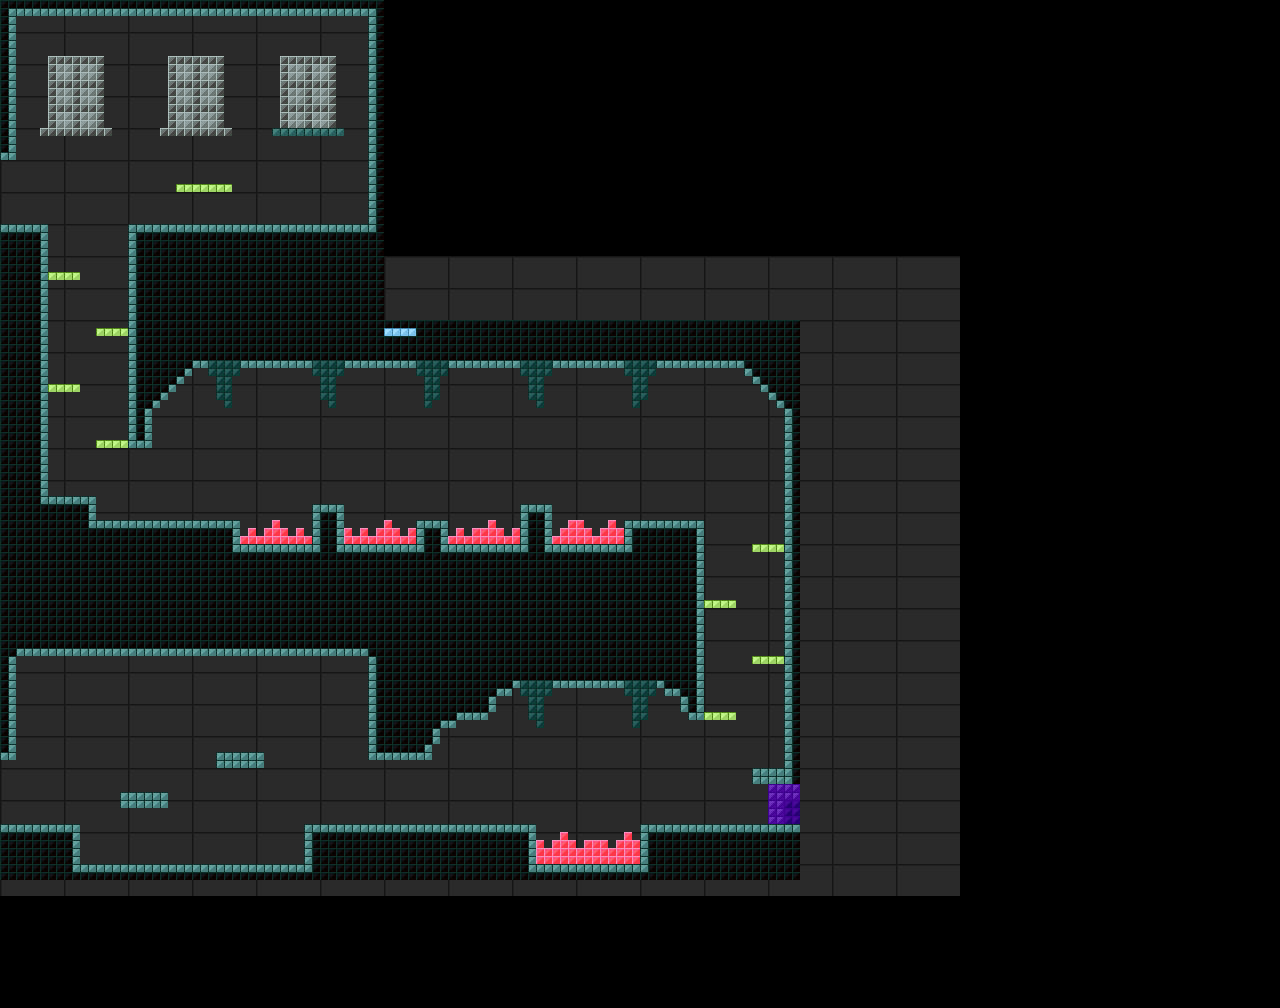

A level layout from a 2D game, rendered from its tile map. Below: a short description, then the map file with tile-grid data replaced by summaries:
An orthogonal 160x126 tile map with 8x8 px tiles, 4 tile layers (Real Background, Real Background Decor, Real Platforms, Real One Way Platforms), 2 tilesets and 27 objects (8x Cockroach, 6x Camera Trigger, 4x Camera Bounds, 2x Scene Door Portal, Pantry Window, ...).

<map version="1.0" orientation="orthogonal" renderorder="right-down" width="160" height="126" tilewidth="8" tileheight="8" nextobjectid="36">
 <tileset firstgid="1" name="blocks_192x128" tilewidth="192" tileheight="128" tilecount="2" columns="2">
  <image source="blocks_192x128.png" width="384" height="128" />
 </tileset>
 <tileset firstgid="3" name="Blocks_8x8" tilewidth="8" tileheight="8" tilecount="144" columns="12">
  <image source="Blocks_8x8.png" width="96" height="96" />
 </tileset>
 <layer name="Real Background" width="160" height="126">
  <properties>
   <property name="Type" value="Background" />
   <property name="Universe" value="RealWorld" />
  </properties>
  <data>[20160 cells, 29 non-empty, 1 distinct tile ids]</data>
 </layer>
 <layer name="Real Background Decor" width="160" height="126">
  <properties>
   <property name="Type" value="Background" />
   <property name="Universe" value="RealWorld" />
  </properties>
  <data>[20160 cells, 322 non-empty, 3 distinct tile ids]</data>
 </layer>
 <objectgroup name="Front Portals">
  <properties>
   <property name="Commands" value="DestroyPrefab" />
   <property name="Type" value="PrefabGroup" />
   <property name="Universe" value="RealWorld" />
  </properties>
  <object id="1" name="Pantry Window" x="288" y="80" width="40" height="40">
   <properties>
    <property name="Prefab" value="Elevator Shaft" />
    <property name="Transition To Portal" value="Pantry Window" />
    <property name="Transition To Scene" value="house_outside" />
   </properties>
  </object>
 </objectgroup>
 <objectgroup name="Camera Modifier Pantry">
  <properties>
   <property name="Commands" value="DestroyPrefab" />
   <property name="Type" value="CameraModifier" />
   <property name="Universe" value="RealWorld" />
  </properties>
  <object id="2" type="Camera Bounds" x="0" y="0" width="384" height="560" />
  <object id="3" type="Camera Trigger" x="8" y="8" width="368" height="224" />
  <object id="12" type="Camera Trigger" x="40" y="224" width="104" height="328" />
 </objectgroup>
 <objectgroup name="Camera Modifier Cockroach Room">
  <properties>
   <property name="Commands" value="DestroyPrefab" />
   <property name="Type" value="CameraModifier" />
   <property name="Universe" value="RealWorld" />
  </properties>
  <object id="19" type="Camera Bounds" x="0" y="640" width="384" height="240" />
  <object id="20" type="Camera Trigger" x="8" y="648" width="368" height="224" />
 </objectgroup>
 <objectgroup name="Camera Modifier Pantry Basement">
  <properties>
   <property name="Commands" value="DestroyPrefab" />
   <property name="Type" value="CameraModifier" />
   <property name="Universe" value="RealWorld" />
  </properties>
  <object id="5" type="Camera Bounds" x="0" y="320" width="800" height="240" />
  <object id="8" type="Camera Trigger" x="136" y="328" width="552" height="224" />
 </objectgroup>
 <objectgroup name="Camera Modifier Pantry Basement Right">
  <properties>
   <property name="Commands" value="DestroyPrefab" />
   <property name="Type" value="CameraModifier" />
   <property name="Universe" value="RealWorld" />
  </properties>
  <object id="16" type="Camera Bounds" x="416" y="320" width="384" height="560" />
  <object id="17" type="Camera Trigger" x="424" y="648" width="264" height="224" />
  <object id="18" type="Camera Trigger" x="680" y="328" width="120" height="520" />
 </objectgroup>
 <objectgroup name="Scene Transition Doors">
  <properties>
   <property name="Commands" value="DestroyPrefab" />
   <property name="Type" value="PrefabGroup" />
   <property name="Universe" value="RealWorld" />
  </properties>
  <object id="4" name="Pantry Left Door" type="Scene Door Portal" x="0" y="160" width="16" height="64">
   <properties>
    <property name="Door Key" value="PurpleHouseDoorKey" />
    <property name="Prefab" value="Scene Transition Door" />
    <property name="Transition Direction" value="Left" />
    <property name="Transition To Portal" value="Kitchen Right Door" />
    <property name="Transition To Scene" value="kitchen" />
   </properties>
  </object>
  <object id="15" name="Pantry Basement Left Door" type="Scene Door Portal" x="0" y="760" width="16" height="64">
   <properties>
    <property name="Door Key" value="GreenHouseDoorKey" />
    <property name="Prefab" value="Scene Transition Door" />
    <property name="Transition Direction" value="Left" />
    <property name="Transition To Portal" value="Upper Basement Right Door" />
    <property name="Transition To Scene" value="upper_basement" />
   </properties>
  </object>
 </objectgroup>
 <layer name="Real Platforms" width="160" height="126">
  <properties>
   <property name="Type" value="Platform" />
   <property name="Universe" value="RealWorld" />
  </properties>
  <data>[20160 cells, 3830 non-empty, 7 distinct tile ids]</data>
 </layer>
 <objectgroup color="#ffff00" name="Hazards">
  <properties>
   <property name="Commands" value="DestroyPrefab" />
   <property name="Type" value="PrefabGroup" />
   <property name="Universe" value="RealWorld" />
  </properties>
  <object id="28" x="240" y="528" width="72" height="16">
   <properties>
    <property name="Prefab" value="Hazard Glass" />
   </properties>
  </object>
  <object id="29" x="344" y="528" width="72" height="16">
   <properties>
    <property name="Prefab" value="Hazard Glass" />
   </properties>
  </object>
  <object id="30" x="448" y="528" width="72" height="16">
   <properties>
    <property name="Prefab" value="Hazard Glass" />
   </properties>
  </object>
  <object id="31" x="536" y="848" width="112" height="16">
   <properties>
    <property name="Prefab" value="Hazard Glass" />
   </properties>
  </object>
  <object id="32" x="552" y="528" width="72" height="16">
   <properties>
    <property name="Prefab" value="Hazard Glass" />
   </properties>
  </object>
 </objectgroup>
 <objectgroup color="#00aa00" name="Real Green Doors">
  <properties>
   <property name="Commands" value="DestroyPrefab" />
   <property name="Type" value="PrefabGroup" />
   <property name="Universe" value="RealWorld" />
  </properties>
  <object id="14" type="Green Door" x="368" y="760" width="64" height="64">
   <properties>
    <property name="Prefab" value="Green Door" />
   </properties>
  </object>
 </objectgroup>
 <objectgroup name="Enemies">
  <properties>
   <property name="Commands" value="DestroyPrefab" />
   <property name="Type" value="PrefabGroup" />
   <property name="Universe" value="RealWorld" />
  </properties>
  <object id="9" type="Cockroach" x="184" y="504" width="8" height="8">
   <properties>
    <property name="Prefab" value="Cockroach Spawn Location" />
    <property name="StartDirections" value="Right, Left" />
    <property name="StartLocation" value="Floor" />
   </properties>
  </object>
  <object id="11" type="Cockroach" x="264" y="376" width="8" height="8">
   <properties>
    <property name="Prefab" value="Cockroach Spawn Location" />
    <property name="StartDirections" value="Right, Left" />
    <property name="StartLocation" value="Ceiling" />
   </properties>
  </object>
  <object id="22" type="Cockroach" x="368" y="376" width="8" height="8">
   <properties>
    <property name="Prefab" value="Cockroach Spawn Location" />
    <property name="StartDirections" value="Right, Left" />
    <property name="StartLocation" value="Ceiling" />
   </properties>
  </object>
  </objectgroup>
 <layer name="Real One Way Platforms" width="160" height="126">
  <properties>
   <property name="Type" value="OneWayPlatform" />
   <property name="Universe" value="RealWorld" />
  </properties>
  <data>[20160 cells, 39 non-empty, 1 distinct tile ids]</data>
 </layer>
</map>
<!-- 5 of 27 objects omitted -->
